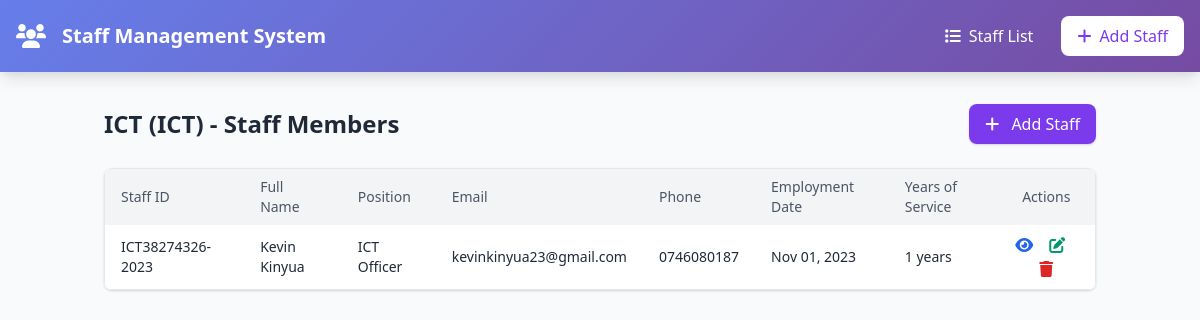
The app's page /department/1/, older data.
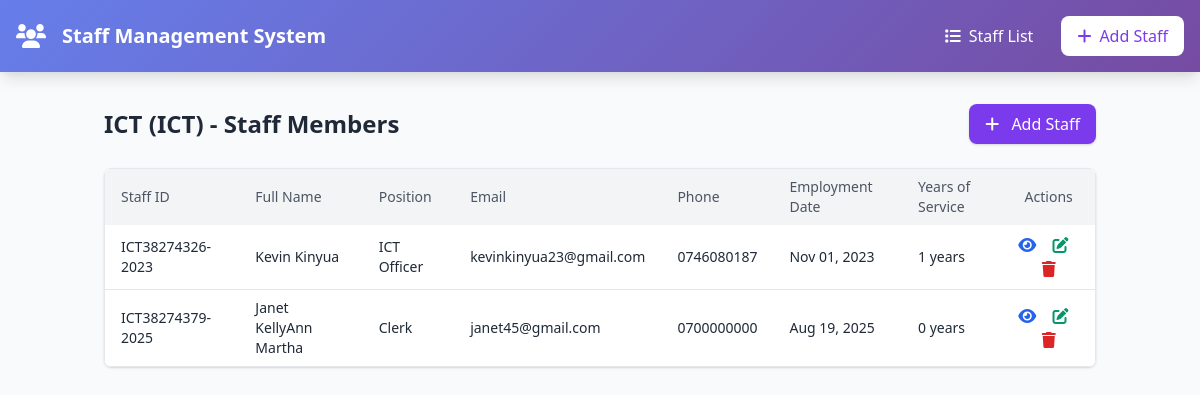
The same page, newer data.
### core/models.py (models this page shows, shortened)
class Staff(models.Model):
    GENDER_CHOICES = [
        ('M', 'Male'),
        ('F', 'Female'),
        ('O', 'Other'),
    ]
    EMPLOYMENT_STATUS_CHOICES = [
        ('ACTIVE', 'Active'),
        ('INACTIVE', 'Inactive'),
        ('TERMINATED', 'Terminated'),
        ('RETIRED', 'Retired'),
    ]
    first_name = models.CharField(max_length=50, verbose_name=_("First Name"))
    middle_name = models.CharField(max_length=50, blank=True, null=True, verbose_name=_("Middle Name"))
    last_name = models.CharField(max_length=50, verbose_name=_("Last Name"))
    email = models.EmailField(unique=True, verbose_name=_("Email"))
    phone = models.CharField(max_length=15, verbose_name=_("Phone Number"))
    gender = models.CharField(max_length=1, choices=GENDER_CHOICES, verbose_name=_("Gender"))
    date_of_birth = models.DateField(verbose_name=_("Date of Birth"))
    national_id = models.CharField(max_length=20, unique=True, verbose_name=_("National ID"))
    address = models.TextField(verbose_name=_("Address"))
    department = models.ForeignKey(Department, on_delete=models.CASCADE, related_name='staff_members', verbose_name=_("Department"))
    position = models.CharField(max_length=100, verbose_name=_("Position"))
    employment_date = models.DateField(verbose_name=_("Employment Date"))
    employment_status = models.CharField(
        max_length=20,
        choices=EMPLOYMENT_STATUS_CHOICES,
        default='ACTIVE',
        verbose_name=_("Employment Status")
    )
    salary = models.DecimalField(max_digits=10, decimal_places=2, blank=True, null=True, verbose_name=_("Salary"))
    emergency_contact_name = models.CharField(max_length=100, blank=True, null=True, verbose_name=_("Emergency Contact Name"))
    emergency_contact_phone = models.CharField(max_length=15, blank=True, null=True, verbose_name=_("Emergency Contact Phone"))
    emergency_contact_relationship = models.CharField(max_length=50, blank=True, null=True, verbose_name=_("Emergency Contact Relationship"))
    kra_pin = models.CharField(
        max_length=11,
        unique=True,
        blank=True,
        null=True,
        validators=[RegexValidator(r'^[A-Za-z][0-9]{9}[A-Za-z]$', 'KRA PIN must be 11 characters: 1 letter, 9 digits, 1 letter')],
        verbose_name=_("KRA PIN")
    )
    unique_id = models.CharField(max_length=30, unique=True, editable=False, verbose_name=_("Unique ID"))
    created_at = models.DateTimeField(auto_now_add=True)
    updated_at = models.DateTimeField(auto_now=True)
    @property
    def full_name(self):
        if self.middle_name:
            return f"{self.first_name} {self.middle_name} {self.last_name}"
        return f"{self.first_name} {self.last_name}"
    @property
    def years_of_service(self):
        current_date = timezone.now().date()
        years = current_date.year - self.employment_date.year
        if (current_date.month, current_date.day) < (self.employment_date.month, self.employment_date.day):
            years -= 1
        return max(0, years)  # Ensure non-negative years
    class Meta:
        ordering = ['unique_id']
        verbose_name_plural = "Staff"

### core/views.py (the view)
# urls.py: path('department/<int:dept_id>/', views.department_staff, name='department_staff'),
def department_staff(request, dept_id):
    department = get_object_or_404(Department, id=dept_id)
    staff_list = Staff.objects.filter(department=department)
    return render(request, 'department_staff.html', {
        'department': department,
        'staff_list': staff_list
    })

### templates/department_staff.html (shortened to what this page needs)
{% extends 'base.html' %}
{% block content %}
<div class="container mx-auto px-4 py-8">
    <div class="max-w-6xl mx-auto">
        <div class="flex justify-between items-center mb-6">
            <h2 class="text-2xl font-bold text-gray-800">
                {{ department.name }} ({{ department.code }}) - Staff Members
            </h2>
            <a href="{% url 'core:staff_create' %}" class="bg-purple-600 hover:bg-purple-700 text-white px-4 py-2 rounded-lg shadow">
                <i class="fas fa-plus mr-2"></i> Add Staff
            </a>
        </div>
        {% if not staff_list %}
            <div class="bg-yellow-100 border-l-4 border-yellow-500 text-yellow-700 p-4 rounded-lg">
                <p>No staff members have been added to this department yet.</p>
            </div>
        {% else %}
            <div class="overflow-x-auto bg-white rounded-lg shadow">
                <table class="min-w-full border border-gray-200">
                    <thead class="bg-gray-100">
                        <tr>
                            <th class="px-4 py-2 text-left text-sm font-medium text-gray-600">Staff ID</th>
                            <th class="px-4 py-2 text-left text-sm font-medium text-gray-600">Full Name</th>
                            <th class="px-4 py-2 text-left text-sm font-medium text-gray-600">Position</th>
                            <th class="px-4 py-2 text-left text-sm font-medium text-gray-600">Email</th>
                            <th class="px-4 py-2 text-left text-sm font-medium text-gray-600">Phone</th>
                            <th class="px-4 py-2 text-left text-sm font-medium text-gray-600">Employment Date</th>
                            <th class="px-4 py-2 text-left text-sm font-medium text-gray-600">Years of Service</th>
                            <th class="px-4 py-2 text-center text-sm font-medium text-gray-600">Actions</th>
                        </tr>
                    </thead>
                    <tbody class="divide-y divide-gray-200">
                        {% for staff in staff_list %}
                            <tr class="hover:bg-gray-50">
                                <td class="px-4 py-2 text-sm text-gray-800">{{ staff.unique_id }}</td>
                                <td class="px-4 py-2 text-sm text-gray-800">{{ staff.full_name }}</td>
                                <td class="px-4 py-2 text-sm text-gray-800">{{ staff.position }}</td>
                                <td class="px-4 py-2 text-sm text-gray-800">{{ staff.email }}</td>
                                <td class="px-4 py-2 text-sm text-gray-800">{{ staff.phone }}</td>
                                <td class="px-4 py-2 text-sm text-gray-800">{{ staff.employment_date|date:"M d, Y" }}</td>
                                <td class="px-4 py-2 text-sm text-gray-800">{{ staff.years_of_service }} years</td>
                                <td class="px-4 py-2 text-center">
                                    <a href="{% url 'core:staff_detail' staff.unique_id %}" class="text-blue-600 hover:text-blue-800 mr-3">
                                        <i class="fas fa-eye"></i>
                                    </a>
                                    <a href="{% url 'core:staff_update' staff.unique_id %}" class="text-green-600 hover:text-green-800 mr-3">
                                        <i class="fas fa-edit"></i>
                                    </a>
                                    <a href="#" class="text-red-600 hover:text-red-800" onclick="return confirmDelete('{{ staff.unique_id }}', '{{ staff.full_name }}')">
                                        <i class="fas fa-trash"></i>
                                    </a>
                                </td>
                            </tr>
                        {% endfor %}
                    </tbody>
                </table>
            </div>
        {% endif %}
    </div>
</div>
{% endblock %}

Row changes from the older to the newer data that the page shows:
added Staff: unique_id "ICT38274379-2025", full_name "Janet KellyAnn Martha", position "Clerk", email "janet45@gmail.com", phone "0700000000", employment_date "Aug 19, 2025", years_of_service "0"
